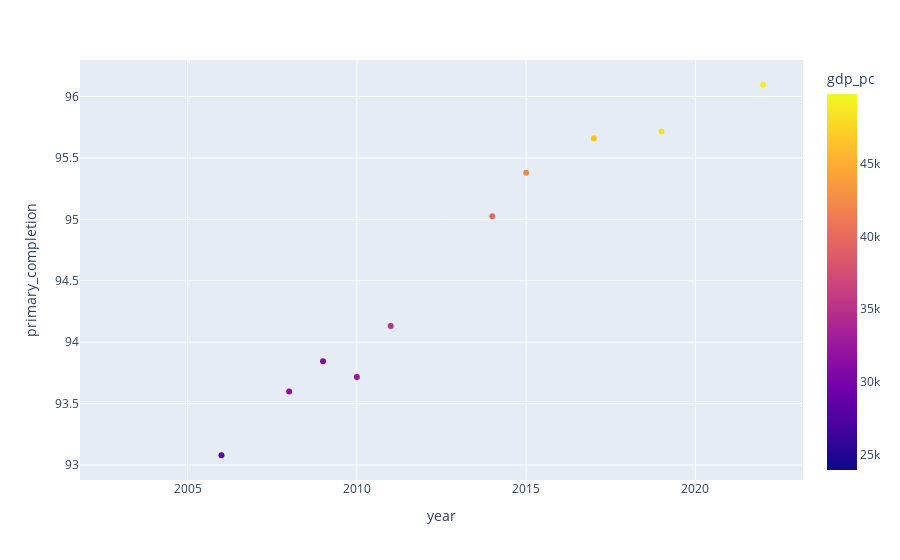

Here is the notebook cell this chart was saved with:
### Code cell
fig = px.scatter(df2.filter(pl.col("country").str.contains("HKG")), y="primary_completion", x="year", color='gdp_pc', hover_data="country")
fig.show()

### Figure 1 — Plotly figure (JSON) as saved in the notebook; plotly's stock layout.template omitted (floating-point values rounded to 4 significant figures)
{"data": [{"customdata": [["HKG"], ["HKG"], ["HKG"], ["HKG"], ["HKG"], ["HKG"], ["HKG"], ["HKG"], ["HKG"], ["HKG"], ["HKG"], ["HKG"], ["HKG"], ["HKG"], ["HKG"], ["HKG"], ["HKG"], ["HKG"], ["HKG"], ["HKG"]], "hovertemplate": "year=%{x}<br>primary_completion=%{y}<br>country=%{customdata[0]}<br>gdp_pc=%{marker.color}<extra></extra>", "legendgroup": "", "marker": {"color": [23980.0, 24930.0, 26650.0, 28220.0, 30590.0, 31520.0, 30700.0, 32550.0, 35140.0, 36730.0, 38400.0, 40320.0, 42430.0, 43730.0, 46160.0, 48540.0, 48360.0, 46110.0, 49760.0, 48980.0], "coloraxis": "coloraxis", "symbol": "circle"}, "mode": "markers", "name": "", "orientation": "v", "showlegend": false, "type": "scatter", "x": [2003, 2004, 2005, 2006, 2007, 2008, 2009, 2010, 2011, 2012, 2013, 2014, 2015, 2016, 2017, 2018, 2019, 2020, 2021, 2022], "xaxis": "x", "y": [null, null, null, 93.08, null, 93.6, 93.84, 93.72, 94.13, null, null, 95.03, 95.38, null, 95.66, null, 95.72, null, null, 96.1], "yaxis": "y"}], "layout": {"coloraxis": {"colorbar": {"title": {"text": "gdp_pc"}}, "colorscale": [[0, "#0d0887"], [0.1111, "#46039f"], [0.2222, "#7201a8"], [0.3333, "#9c179e"], [0.4444, "#bd3786"], [0.5556, "#d8576b"], [0.6667, "#ed7953"], [0.7778, "#fb9f3a"], [0.8889, "#fdca26"], [1, "#f0f921"]]}, "legend": {"tracegroupgap": 0}, "margin": {"t": 60}, "xaxis": {"anchor": "y", "domain": [0, 1], "title": {"text": "year"}}, "yaxis": {"anchor": "x", "domain": [0, 1], "title": {"text": "primary_completion"}}}}
